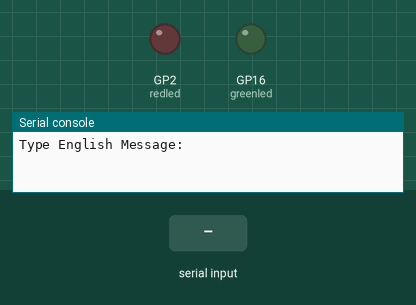
This program was run on a simulated Raspberry Pi Pico running CircuitPython. On the bench: output pins drawn as LEDs (lit = HIGH), the last lines printed to the serial console. Inputs (shaded band) come from the test bench.

Above: at 1.2 s.
1.3 s: "." typed at the serial console, then Enter
At 5.4 s:
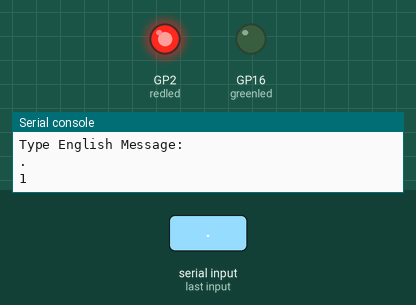
Timing chart, 0 to 10.1 s (numbered marks = the images above; inputs shaded):
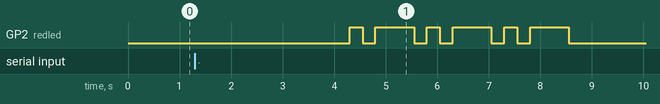

The program:

MorseCode2.py
```python
#type: ignore
import digitalio
import time
import board

greenled = digitalio.DigitalInOut(board.GP16)
greenled.direction = digitalio.Direction.OUTPUT
redled = digitalio.DigitalInOut(board.GP2)
redled.direction = digitalio.Direction.OUTPUT

MORSE_CODE = { 'A':'.-', 'B':'-...',
    'C':'-.-.', 'D':'-..', 'E':'.',
    'F':'..-.', 'G':'--.', 'H':'....',
    'I':'..', 'J':'.---', 'K':'-.-',
    'L':'.-..', 'M':'--', 'N':'-.',
    'O':'---', 'P':'.--.', 'Q':'--.-',
    'R':'.-.', 'S':'...', 'T':'-',
    'U':'..-', 'V':'...-', 'W':'.--',
    'X':'-..-', 'Y':'-.--', 'Z':'--..',
    '1':'.----', '2':'..---', '3':'...--',
    '4':'....-', '5':'.....', '6':'-....',
    '7':'--...', '8':'---..', '9':'----.',
    '0':'-----', ', ':'--..--', '.':'.-.-.-',
    '?':'..--..', '/':'-..-.', '-':'-....-',
    '(':'-.--.', ')':'-.--.-', ' ':'/'}

while True:
    Message = input("Type English Message: ")
    if Message == "-q":
        break
    Message = Message.upper()
    Length = len(Message)
    print(Length)
    time.sleep(3)

    modifier = 0.25

    DotTime = 1 * modifier
    DashTime = 3  *modifier
    BetweenTaps = 1 * modifier
    BetweenLetters = 3 * modifier
    BetweenWords = 7 * modifier

    NewMessage = ""
    for Letter in Message:
        Letter = MORSE_CODE[Letter]
        for Symbol in Letter:
            redled.value = True
            if Symbol == ".":
                time.sleep(DotTime)
            if Symbol == "-":
                time.sleep(DashTime)
            redled.value = False
            time.sleep(BetweenTaps)
            if Symbol == " ":
                time.sleep(BetweenLetters)
            if Symbol == "/":
                time.sleep(BetweenWords)
        NewMessage = NewMessage + Letter + " "
        print(NewMessage)
```

Measured:
- after the input at 1.3 s, GP2 (redled): LOW → HIGH after 3.0 s, then repeats every 1.5 s: LOW 0.25 s, HIGH 0.75 s, LOW 0.25 s, HIGH 0.25 s, until it stays LOW from 8.6 s
